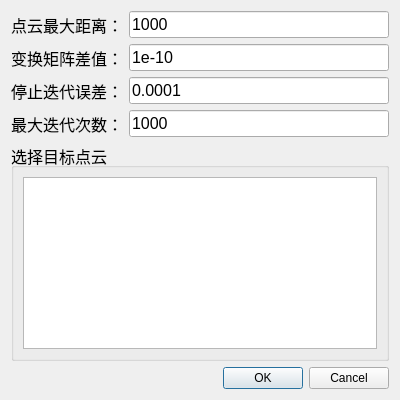
<?xml version="1.0" encoding="UTF-8"?>
<ui version="4.0">
 <class>Dialog_icpTV</class>
 <widget class="QDialog" name="Dialog_icpTV">
  <property name="geometry">
   <rect>
    <x>0</x>
    <y>0</y>
    <width>400</width>
    <height>400</height>
   </rect>
  </property>
  <property name="windowTitle">
   <string>Dialog</string>
  </property>
  <layout class="QVBoxLayout" name="verticalLayout">
   <item>
    <layout class="QHBoxLayout" name="horizontalLayout">
     <item>
      <widget class="QLabel" name="label">
       <property name="font">
        <font>
         <pointsize>12</pointsize>
        </font>
       </property>
       <property name="text">
        <string>点云最大距离：</string>
       </property>
      </widget>
     </item>
     <item>
      <widget class="QLineEdit" name="maxDistLineEdit">
       <property name="font">
        <font>
         <pointsize>12</pointsize>
        </font>
       </property>
       <property name="text">
        <string>1000</string>
       </property>
      </widget>
     </item>
    </layout>
   </item>
   <item>
    <layout class="QHBoxLayout" name="horizontalLayout_2">
     <item>
      <widget class="QLabel" name="label_2">
       <property name="font">
        <font>
         <pointsize>12</pointsize>
        </font>
       </property>
       <property name="text">
        <string>变换矩阵差值：</string>
       </property>
      </widget>
     </item>
     <item>
      <widget class="QLineEdit" name="transEpsilonLineEdit">
       <property name="font">
        <font>
         <pointsize>12</pointsize>
        </font>
       </property>
       <property name="text">
        <string>1e-10</string>
       </property>
      </widget>
     </item>
    </layout>
   </item>
   <item>
    <layout class="QHBoxLayout" name="horizontalLayout_3">
     <item>
      <widget class="QLabel" name="label_3">
       <property name="font">
        <font>
         <pointsize>12</pointsize>
        </font>
       </property>
       <property name="text">
        <string>停止迭代误差：</string>
       </property>
      </widget>
     </item>
     <item>
      <widget class="QLineEdit" name="fitnessEpsilonLineEdit">
       <property name="font">
        <font>
         <pointsize>12</pointsize>
        </font>
       </property>
       <property name="text">
        <string>0.0001</string>
       </property>
      </widget>
     </item>
    </layout>
   </item>
   <item>
    <layout class="QHBoxLayout" name="horizontalLayout_4">
     <item>
      <widget class="QLabel" name="label_4">
       <property name="font">
        <font>
         <pointsize>12</pointsize>
        </font>
       </property>
       <property name="text">
        <string>最大迭代次数：</string>
       </property>
      </widget>
     </item>
     <item>
      <widget class="QLineEdit" name="maxIterLineEdit">
       <property name="font">
        <font>
         <pointsize>12</pointsize>
        </font>
       </property>
       <property name="text">
        <string>1000</string>
       </property>
      </widget>
     </item>
    </layout>
   </item>
   <item>
    <widget class="QGroupBox" name="groupBox">
     <property name="font">
      <font>
       <pointsize>12</pointsize>
      </font>
     </property>
     <property name="title">
      <string>选择目标点云</string>
     </property>
     <layout class="QGridLayout" name="gridLayout">
      <item row="0" column="0">
       <widget class="QListView" name="listView">
        <property name="font">
         <font>
          <pointsize>9</pointsize>
         </font>
        </property>
       </widget>
      </item>
     </layout>
    </widget>
   </item>
   <item>
    <widget class="QDialogButtonBox" name="buttonBox">
     <property name="orientation">
      <enum>Qt::Horizontal</enum>
     </property>
     <property name="standardButtons">
      <set>QDialogButtonBox::Cancel|QDialogButtonBox::Ok</set>
     </property>
    </widget>
   </item>
  </layout>
 </widget>
 <resources/>
 <connections>
  <connection>
   <sender>buttonBox</sender>
   <signal>accepted()</signal>
   <receiver>Dialog_icpTV</receiver>
   <slot>accept()</slot>
   <hints>
    <hint type="sourcelabel">
     <x>248</x>
     <y>254</y>
    </hint>
    <hint type="destinationlabel">
     <x>157</x>
     <y>274</y>
    </hint>
   </hints>
  </connection>
  <connection>
   <sender>buttonBox</sender>
   <signal>rejected()</signal>
   <receiver>Dialog_icpTV</receiver>
   <slot>reject()</slot>
   <hints>
    <hint type="sourcelabel">
     <x>316</x>
     <y>260</y>
    </hint>
    <hint type="destinationlabel">
     <x>286</x>
     <y>274</y>
    </hint>
   </hints>
  </connection>
 </connections>
</ui>
